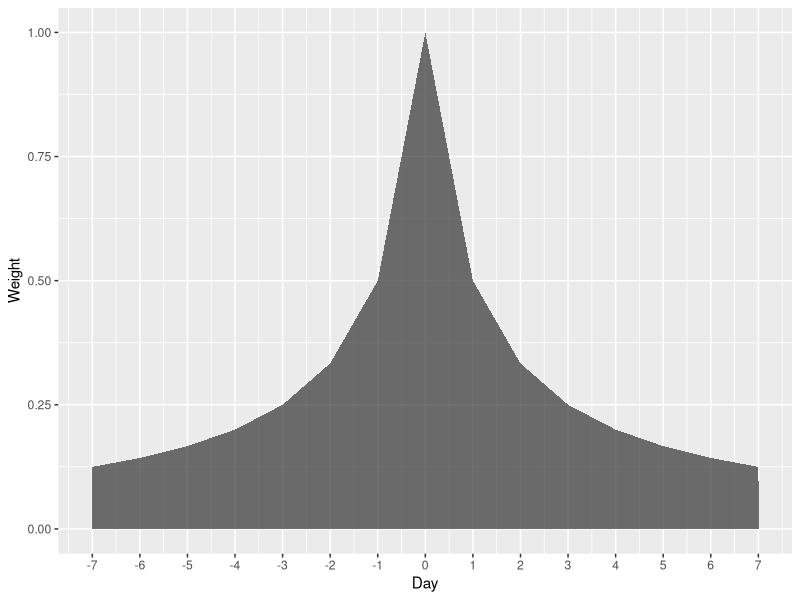
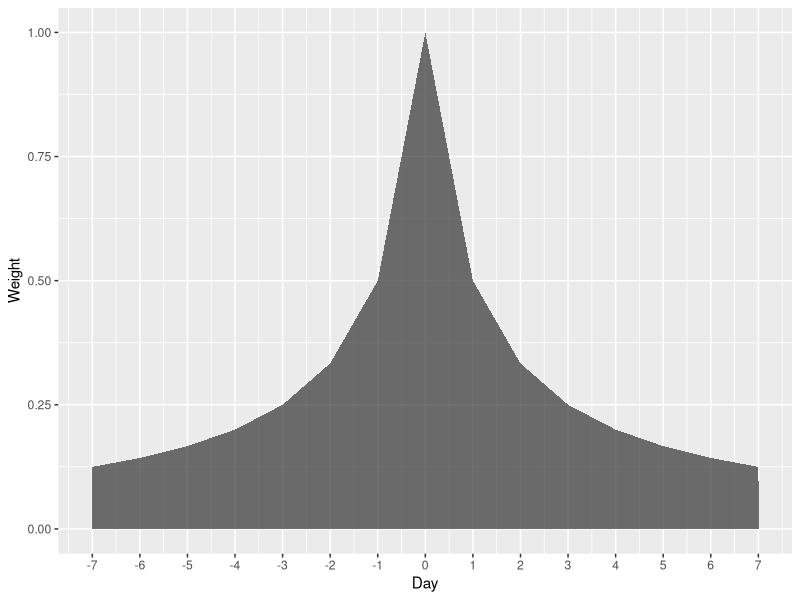

R code for these plots, in order: (Note: this script raises an error after producing the figures.)
library(ggplot2)

# Plot weights -----------------------------------------------------------------
windowSize <- 15
weights <- 1 / (1 + abs(seq_len(windowSize) - (windowSize + 1) / 2))
days <- seq_len(windowSize) - ceiling(windowSize / 2)
vizData <- data.frame(day = days, weight = weights)
ggplot(vizData, aes(x = day, y = weight)) +
  geom_area(alpha = 0.7) +
  scale_x_continuous("Day", breaks = days) +
  scale_y_continuous("Weight")
ggsave(filename = file.path(folder, "weights.png"), width = 5, height = 5, dpi = 200)
